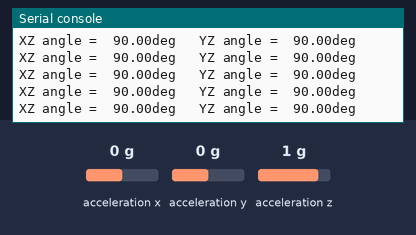
A program run on a simulated CircuitPython board. Parts: the last lines printed to the serial console. Inputs (shaded band) come from the test bench; at power-on: acceleration x 0 g, acceleration y 0 g, acceleration z 1 g.

Above: at 1.2 s.
1.3 s: acceleration x set to -1.4 g
At 1.56 s:
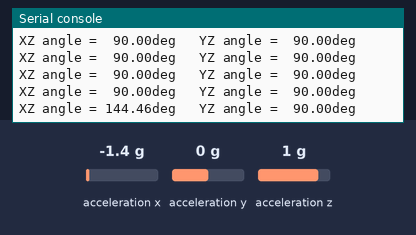
2.9 s: acceleration y set to -1.4 g
At 3.17 s:
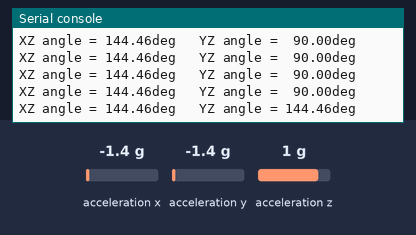
4.5 s: acceleration x set to 0 g
At 4.78 s:
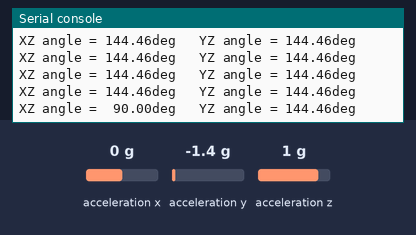
6.1 s: acceleration z set to 0 g
At 6.38 s:
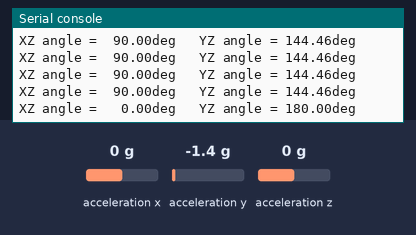
7.7 s: acceleration y set to 0 g
At 7.99 s:
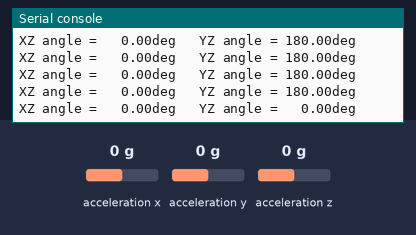
9.3 s: acceleration x set to -0.8 g
At 9.6 s:
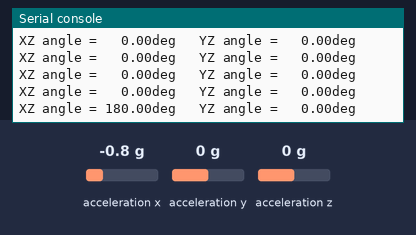

Measured:
- after the input at 1.3 s, the serial console: prints a new line after 0.11 s (image 1)
- after the input at 2.9 s, the serial console: prints a new line after 0.11 s (image 2)
- after the input at 4.5 s, the serial console: prints a new line after 0.12 s (image 3)
- after the input at 6.1 s, the serial console: prints a new line after 0.13 s (image 4)
- after the input at 7.7 s, the serial console: prints a new line after 0.14 s (image 5)
- after the input at 9.3 s, the serial console: prints a new line after 0.14 s (image 6)

The program:

code_inclinometer.py
```python
""" Display inclination data five times per second """

import time
from math import atan2, degrees
import board
import busio
import adafruit_lsm303_accel


i2c = busio.I2C(board.SCL, board.SDA)
sensor = adafruit_lsm303_accel.LSM303_Accel(i2c)


def vector_2_degrees(x, y):
    angle = degrees(atan2(y, x))
    if angle < 0:
        angle += 360
    return angle


def get_inclination(_sensor):
    x, y, z = _sensor.acceleration
    return vector_2_degrees(x, z), vector_2_degrees(y, z)


while True:
    angle_xz, angle_yz = get_inclination(sensor)
    print("XZ angle = {:6.2f}deg   YZ angle = {:6.2f}deg".format(angle_xz, angle_yz))
    time.sleep(0.2)
```
